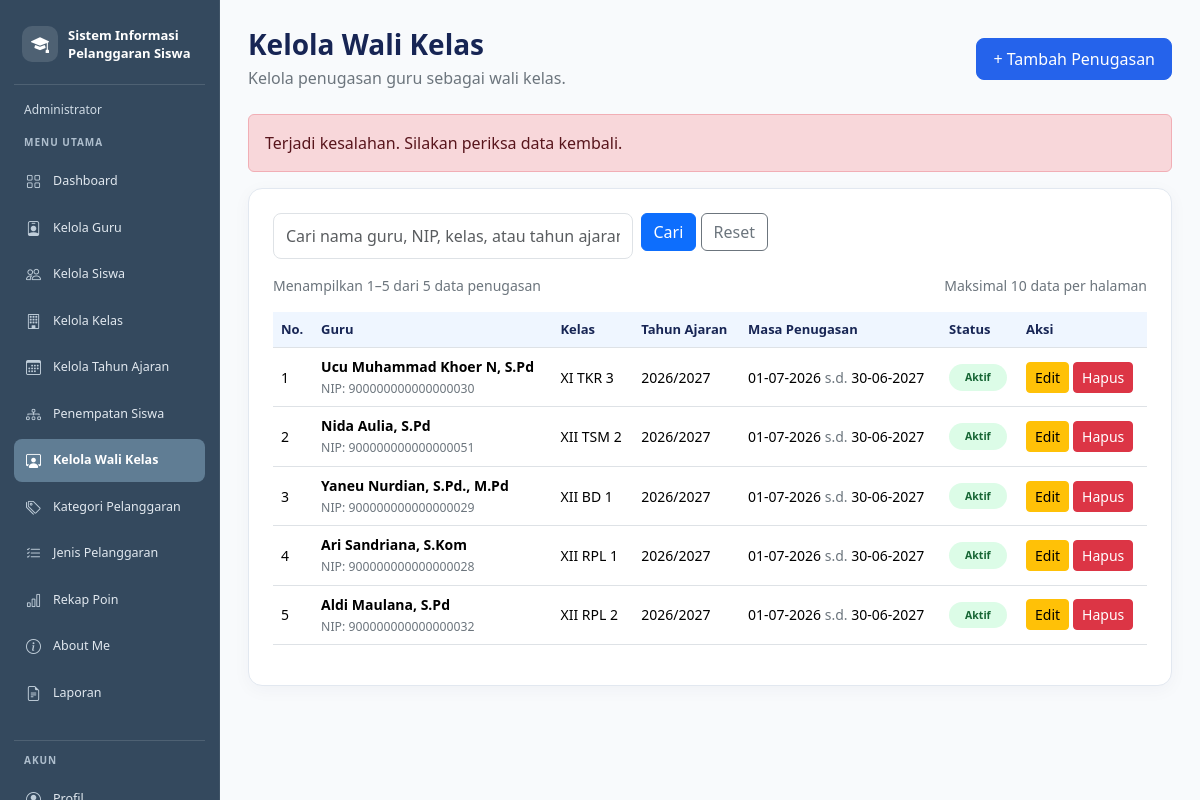
Page /wali_kelas.php?pesan=gagal (signed in) on the committed database.
### tables this page shows
CREATE TABLE `t_wali_kelas` (
  `id` int(11) NOT NULL,
  `tahun_ajaran_id` int(11) NOT NULL,
  `kelas_id` int(11) NOT NULL,
  `guru_id` int(11) NOT NULL,
  `tanggal_mulai` date NOT NULL,
  `tanggal_selesai` date NOT NULL,
  `status_aktif` tinyint(1) NOT NULL,
  `created_at` timestamp NOT NULL DEFAULT current_timestamp(),
  `updated_at` timestamp NOT NULL DEFAULT current_timestamp()
);

CREATE TABLE `t_guru` (
  `id` int(11) NOT NULL,
  `nip` varchar(30) NOT NULL,
  `nama` varchar(150) NOT NULL,
  `email` varchar(150) NOT NULL,
  `status_aktif` tinyint(1) NOT NULL,
  `user_id` int(11) NOT NULL,
  `created_at` timestamp NOT NULL DEFAULT current_timestamp(),
  `updated_at` timestamp NOT NULL DEFAULT current_timestamp()
);

CREATE TABLE `t_kelas` (
  `id` int(11) NOT NULL,
  `nama` varchar(100) NOT NULL,
  `tingkat` varchar(20) NOT NULL,
  `jurusan` varchar(100) NOT NULL,
  `status_aktif` tinyint(1) NOT NULL,
  `created_at` timestamp NULL DEFAULT current_timestamp(),
  `updated_at` timestamp NULL DEFAULT current_timestamp()
);

CREATE TABLE `t_tahun_ajaran` (
  `id` int(11) NOT NULL,
  `nama` varchar(20) NOT NULL,
  `tanggal_mulai` date NOT NULL,
  `tanggal_selesai` date NOT NULL,
  `status_aktif` tinyint(1) NOT NULL,
  `created_at` timestamp NULL DEFAULT current_timestamp(),
  `updated_at` timestamp NULL DEFAULT current_timestamp()
);

### wali_kelas.php (the view, shortened to what this page needs)
<?php
include "config/koneksi.php";
$kataKunci = trim($_GET['cari'] ?? '');
$batas = 10;
$halaman = max(1, (int)($_GET['halaman'] ?? 1));
$keyword = "%" . $kataKunci . "%";
$sqlJumlah = "SELECT COUNT(*) AS total
              FROM t_wali_kelas w
              JOIN t_guru g ON w.guru_id = g.id
              JOIN t_kelas k ON w.kelas_id = k.id
              JOIN t_tahun_ajaran ta ON w.tahun_ajaran_id = ta.id
              WHERE g.nama LIKE ?
                 OR g.nip LIKE ?
                 OR k.nama LIKE ?
                 OR ta.nama LIKE ?";
$stmtJumlah = mysqli_prepare($koneksi, $sqlJumlah);
mysqli_stmt_bind_param(
    $stmtJumlah,
    "ssss",
    $keyword,
    $keyword,
    $keyword,
    $keyword
);
mysqli_stmt_execute($stmtJumlah);
$hasilJumlah = mysqli_stmt_get_result($stmtJumlah);
$totalData = (int) mysqli_fetch_assoc($hasilJumlah)['total'];
$offset = ($halaman - 1) * $batas;
$sqlData = "SELECT
                w.id,
                g.nip,
                g.nama AS nama_guru,
                k.nama AS nama_kelas,
                ta.nama AS nama_tahun_ajaran,
                w.tanggal_mulai,
                w.tanggal_selesai,
                w.status_aktif
            FROM t_wali_kelas w
            JOIN t_guru g ON w.guru_id = g.id
            JOIN t_kelas k ON w.kelas_id = k.id
            JOIN t_tahun_ajaran ta ON w.tahun_ajaran_id = ta.id
            WHERE g.nama LIKE ?
               OR g.nip LIKE ?
               OR k.nama LIKE ?
               OR ta.nama LIKE ?
            ORDER BY w.id DESC
            LIMIT ? OFFSET ?";
$stmtData = mysqli_prepare($koneksi, $sqlData);
mysqli_stmt_bind_param(
    $stmtData,
    "ssssii",
    $keyword,
    $keyword,
    $keyword,
    $keyword,
    $batas,
    $offset
);
mysqli_stmt_execute($stmtData);
$result = mysqli_stmt_get_result($stmtData);
$nomorAwal = $totalData > 0 ? $offset + 1 : 0;
$nomorAkhir = min($offset + $batas, $totalData);
?>
<!DOCTYPE html>
<html lang="id">
<head>
    <link href="https://cdn.jsdelivr.net/npm/bootstrap@5.3.8/dist/css/bootstrap.min.css"
          rel="stylesheet">
</head>
<body>
<?php include "includes/sidebar.php"; ?>
<main class="konten-utama">
    <div class="d-flex flex-wrap justify-content-between align-items-center gap-3 mb-4">
        <div>
            <h3 class="judul-halaman mb-1">Kelola Wali Kelas</h3>
            <p class="text-secondary mb-0">
                Kelola penugasan guru sebagai wali kelas.
            </p>
        </div>
        <a href="tambah_wali_kelas.php" class="btn btn-tambah px-3 py-2">
            + Tambah Penugasan
        </a>
    </div>
    <?php if (isset($_GET['pesan'])): ?>
        <?php if ($_GET['pesan'] === 'tambah'): ?>
            <div class="alert alert-success">Penugasan wali kelas berhasil ditambahkan.</div>
        <?php elseif ($_GET['pesan'] === 'edit'): ?>
            <div class="alert alert-success">Penugasan wali kelas berhasil diperbarui.</div>
        <?php elseif ($_GET['pesan'] === 'hapus'): ?>
            <div class="alert alert-success">Penugasan wali kelas berhasil dihapus.</div>
        <?php elseif ($_GET['pesan'] === 'gagal_hapus'): ?>
            <div class="alert alert-danger">Penugasan gagal dihapus. Periksa relasi data terlebih dahulu.</div>
        <?php elseif ($_GET['pesan'] === 'gagal'): ?>
            <div class="alert alert-danger">Terjadi kesalahan. Silakan periksa data kembali.</div>
        <?php endif; ?>
    <?php endif; ?>
    <div class="kartu-data p-3 p-md-4">
        <form method="GET" class="row g-2 mb-3">
            <div class="col-md-6 col-lg-5">
                <input
                    type="text"
                    name="cari"
                    class="form-control"
                    placeholder="Cari nama guru, NIP, kelas, atau tahun ajaran..."
                    value="<?= htmlspecialchars($kataKunci) ?>"
                >
            </div>
            <div class="col-auto">
                <button type="submit" class="btn btn-primary">Cari</button>
                <a href="wali_kelas.php" class="btn btn-outline-secondary">Reset</a>
            </div>
        </form>
        <div class="d-flex flex-wrap justify-content-between gap-2 mb-3">
            <span class="text-secondary small">
                Menampilkan <?= $nomorAwal ?>–<?= $nomorAkhir ?>
                dari <?= $totalData ?> data penugasan
            </span>
            <span class="text-secondary small">Maksimal 10 data per halaman</span>
        </div>
        <div class="table-responsive">
            <table class="table table-hover align-middle">
                <thead>
                    <tr>
                        <th>No.</th>
                        <th>Guru</th>
                        <th>Kelas</th>
                        <th>Tahun Ajaran</th>
                        <th>Masa Penugasan</th>
                        <th>Status</th>
                        <th>Aksi</th>
                    </tr>
                </thead>
                <tbody>
                <?php if (mysqli_num_rows($result) > 0): ?>
                    <?php $no = $offset + 1; ?>
                    <?php while ($row = mysqli_fetch_assoc($result)): ?>
                        <tr>
                            <td><?= $no++ ?></td>
                            <td>
                                <div class="fw-semibold">
                                    <?= htmlspecialchars($row['nama_guru']) ?>
                                </div>
                                <small class="text-secondary">
                                    NIP: <?= htmlspecialchars($row['nip']) ?>
                                </small>
                            </td>
                            <td><?= htmlspecialchars($row['nama_kelas']) ?></td>
                            <td><?= htmlspecialchars($row['nama_tahun_ajaran']) ?></td>
                            <td>
                                <?= date('d-m-Y', strtotime($row['tanggal_mulai'])) ?>
                                <span class="text-secondary">s.d.</span>
                                <?= date('d-m-Y', strtotime($row['tanggal_selesai'])) ?>
                            </td>
                            <td>
                                <?php if ((int)$row['status_aktif'] === 1): ?>
                                    <span class="badge badge-aktif rounded-pill px-3 py-2">
                                        Aktif
                                    </span>
                                <?php else: ?>
                                    <span class="badge badge-nonaktif rounded-pill px-3 py-2">
                                        Tidak Aktif
                                    </span>
                                <?php endif; ?>
                            </td>
                            <td>
                                <div class="d-flex gap-1">
                                    <a
                                        href="edit_wali_kelas.php?id=<?= (int)$row['id'] ?>"
                                        class="btn btn-sm btn-warning"
                                    >Edit</a>
                                    <form
                                        action="hapus_wali_kelas.php"
                                        method="POST"
                                        onsubmit="return confirm('Yakin ingin menghapus penugasan ini?')"
                                    >
                                        <button type="submit" class="btn btn-sm btn-danger">
                                            Hapus
                                        </button>
                                    </form>
                                </div>
                            </td>
                        </tr>
                    <?php endwhile; ?>
                <?php endif; ?>
                </tbody>
            </table>
        </div>
    </div>
</main>
</body>
</html>

### wali_kelas.php (style rules this page uses)
body { margin: 0; background: #f8fafc; color: #172554; }
.konten-utama { margin-left: 220px; width: calc(100% - 220px); min-height: 100vh; padding: 28px; box-sizing: border-box; }
.kartu-data { background: #fff; border: 1px solid #e2e8f0; border-radius: 14px; box-shadow: 0 4px 18px rgba(23, 37, 84, 0.04); }
.judul-halaman { color: #172554; font-weight: 700; }
.btn-tambah { background: #2563eb; border-color: #2563eb; color: #fff; border-radius: 8px; }
.form-control { border-radius: 8px; padding: 10px 12px; }
.table thead th { background: #eff6ff; color: #172554; white-space: nowrap; font-size: 13px; }
.table td { vertical-align: middle; font-size: 14px; }
.badge-aktif { background: #dcfce7; color: #166534; }

### rows in the picture
t_wali_kelas: guru.nama "Ucu Muhammad Khoer N, S.Pd", guru.nip "900000000000000030", kelas.nama "XI TKR 3", tahun_ajaran.nama "2026/2027", tanggal_mulai "01-07-2026", tanggal_selesai "30-06-2027", status_aktif "Aktif"
t_wali_kelas: guru.nama "Nida Aulia, S.Pd", guru.nip "900000000000000051", kelas.nama "XII TSM 2", tahun_ajaran.nama "2026/2027", tanggal_mulai "01-07-2026", tanggal_selesai "30-06-2027", status_aktif "Aktif"
t_wali_kelas: guru.nama "Yaneu Nurdian, S.Pd., M.Pd", guru.nip "900000000000000029", kelas.nama "XII BD 1", tahun_ajaran.nama "2026/2027", tanggal_mulai "01-07-2026", tanggal_selesai "30-06-2027", status_aktif "Aktif"
t_wali_kelas: guru.nama "Ari Sandriana, S.Kom", guru.nip "900000000000000028", kelas.nama "XII RPL 1", tahun_ajaran.nama "2026/2027", tanggal_mulai "01-07-2026", tanggal_selesai "30-06-2027", status_aktif "Aktif"
t_wali_kelas: guru.nama "Aldi Maulana, S.Pd", guru.nip "900000000000000032", kelas.nama "XII RPL 2", tahun_ajaran.nama "2026/2027", tanggal_mulai "01-07-2026", tanggal_selesai "30-06-2027", status_aktif "Aktif"

### other values in the picture
$labelRole "Administrator"
$menu[0] "Dashboard"
$menu[0] "Kelola Guru"
$menu[0] "Kelola Siswa"
$menu[0] "Kelola Kelas"
$menu[0] "Kelola Tahun Ajaran"
$menu[0] "Penempatan Siswa"
$menu[0] "Kelola Wali Kelas"
$menu[0] "Kategori Pelanggaran"
$menu[0] "Jenis Pelanggaran"
$menu[0] "Rekap Poin"
$menu[0] "About Me"
$menu[0] "Laporan"
$nomorAwal "1"
$nomorAkhir "5"
